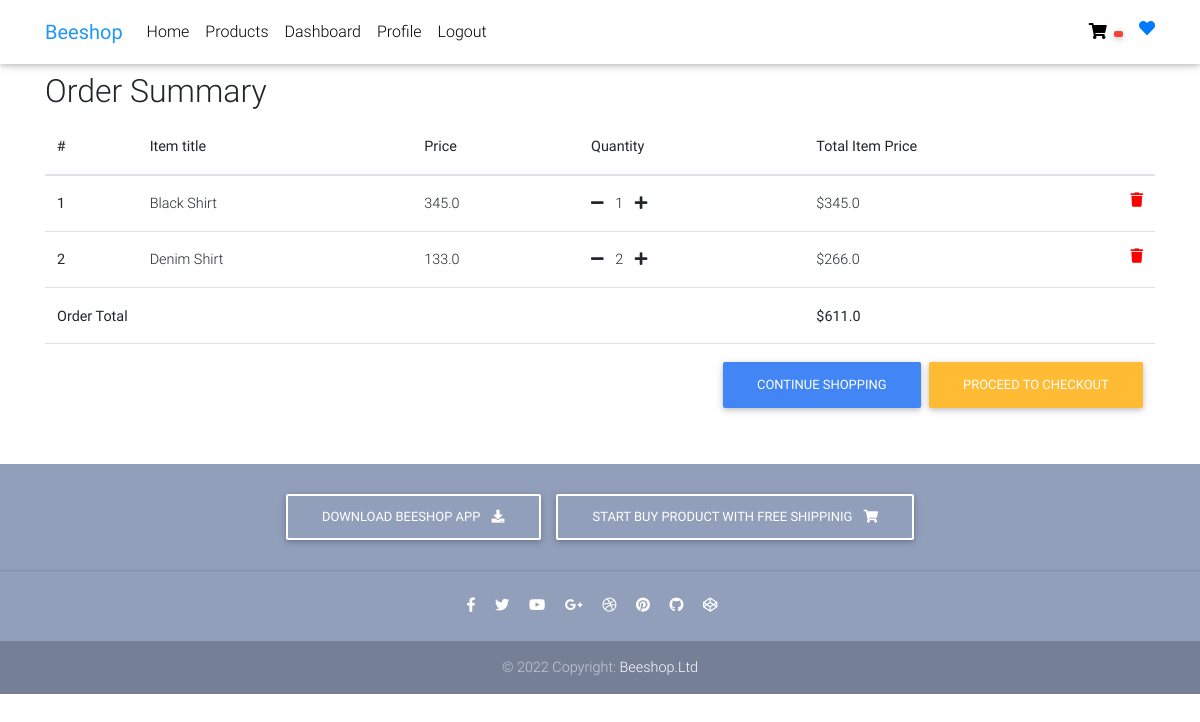
/order-summary/ (signed in), run on an earlier commit of the app's database.
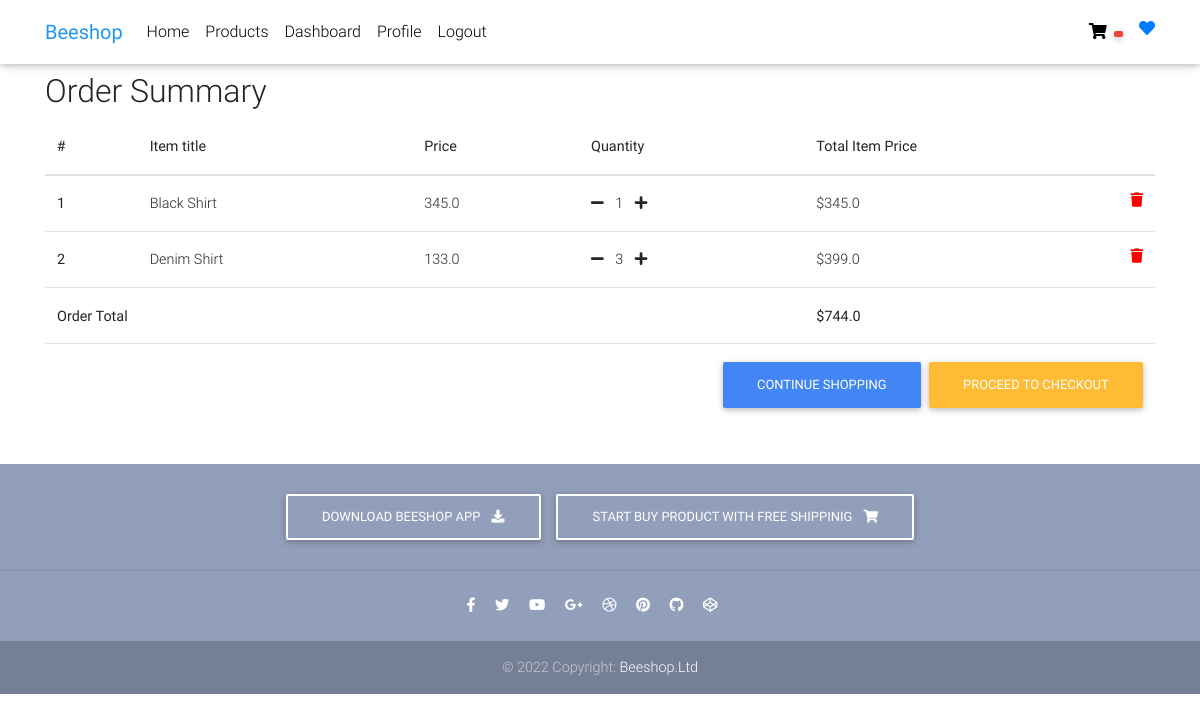
And on a later commit of the database.
### shop/models.py (models this page shows, shortened)
class OrderItem(models.Model):
    user = models.ForeignKey(settings.AUTH_USER_MODEL,
                             on_delete=models.CASCADE)
    ordered = models.BooleanField(default=False)
    item = models.ForeignKey(Item, on_delete=models.CASCADE)
    quantity = models.PositiveIntegerField(default=1)
    favourite = models.BooleanField(blank=True, default=False)
    def get_total_item_price(self):
        return self.quantity * self.item.price
    def get_final_price(self):
        if self.item.discount_price:
            return self.get_total_discount_item_price()
        return self.get_total_item_price()

class Item(models.Model):
    title = models.CharField(max_length=100)
    price = models.FloatField()
    discount_price = models.FloatField(blank=True, null=True)
    category = models.CharField(choices=CATEGORY_CHOICES, max_length=2)
    label = models.CharField(choices=LABEL_CHOICES, max_length=1)
    slug = models.SlugField()
    description = models.TextField()
    image = models.ImageField()
    favourite = models.BooleanField(blank=True, default=False)

class Order(models.Model):
    user = models.ForeignKey(settings.AUTH_USER_MODEL,
                             on_delete=models.CASCADE)
    ref_code = models.CharField(max_length=20, blank=True, null=True)
    items = models.ManyToManyField(OrderItem)
    start_date = models.DateTimeField(auto_now_add=True)
    ordered_date = models.DateTimeField()
    ordered = models.BooleanField(default=False)
    shipping_address = models.ForeignKey(
        'Address', related_name='shipping_address', on_delete=models.SET_NULL, blank=True, null=True)
    billing_address = models.ForeignKey(
        'Address', related_name='billing_address', on_delete=models.SET_NULL, blank=True, null=True)
    payment = models.ForeignKey(
        'Payment', on_delete=models.SET_NULL, blank=True, null=True)
    coupon = models.ForeignKey(
        'Coupon', on_delete=models.SET_NULL, blank=True, null=True)
    being_delivered = models.BooleanField(default=False)
    received = models.BooleanField(default=False)
    refund_requested = models.BooleanField(default=False)
    refund_granted = models.BooleanField(default=False)
    '''
    1. Item added to cart
    2. Adding a billing address
    (Failed checkout)
    3. Payment
    (Preprocessing, processing, packaging etc.)
    4. Being delivered
    5. Received
    6. Refunds
    '''
    def get_total(self):
        total = 0
        for order_item in self.items.all():
            total += order_item.get_final_price()
        if self.coupon:
            total -= self.coupon.amount
        return total

### shop/views.py (the view)
# urls.py: path('order-summary/', OrderSummaryView.as_view(), name='order-summary'),
class OrderSummaryView(LoginRequiredMixin, View):
    def get(self, *args, **kwargs):
        try:
            order = Order.objects.get(user=self.request.user, ordered=False)
            context = {
                'object': order
            }
            return render(self.request, 'order_summary.html', context)
        except ObjectDoesNotExist:
            messages.warning(self.request, "You do not have an active order")
            return redirect("/")

### templates/order_summary.html (shortened to what this page needs)
{% extends "base.html" %} {% block content %}
<main>
  <div class="container">
    <div class="table-responsive text-nowrap">
      <h2>Order Summary</h2>
      <table class="table">
        <thead>
          <tr>
            <th scope="col">#</th>
            <th scope="col">Item title</th>
            <th scope="col">Price</th>
            <th scope="col">Quantity</th>
            <th scope="col">Total Item Price</th>
          </tr>
        </thead>
        <tbody>
          {% for order_item in object.items.all %}
          <tr>
            <th scope="row">{{ forloop.counter }}</th>
            <td>{{ order_item.item.title }}</td>
            <td>{{ order_item.item.price }}</td>
            <td>
              <a
                href="{% url 'shop:remove-single-item-from-cart' order_item.item.slug %}"
                ><i class="fas fa-minus mr-2"></i
              ></a>
              {{ order_item.quantity }}
              <a href="{% url 'shop:add-to-cart' order_item.item.slug %}"
                ><i class="fas fa-plus ml-2"></i
              ></a>
            </td>
            <td>
              {% if order_item.item.discount_price %} ${{
              order_item.get_total_discount_item_price }}
              <span class="badge badge-primary"
                >Saving ${{ order_item.get_amount_saved }}</span
              >
              {% else %} ${{ order_item.get_total_item_price }} {% endif %}
              <a
                style="color: red"
                href="{% url 'shop:remove-from-cart' order_item.item.slug %}"
              >
                <i class="fas fa-trash float-right"></i>
              </a>
            </td>
          </tr>
          {% endfor %}  {% if object.get_total %}
          <tr>
            <td colspan="4"><b>Order Total</b></td>
            <td><b>${{ object.get_total }}</b></td>
          </tr>
          <tr>
            <td colspan="5">
              <a class="btn btn-warning float-right ml-2" href="{% url 'shop:payment' %}"
                >Proceed to checkout</a
              >
              <a class="btn btn-primary float-right" href="/"
                >Continue shopping</a
              >
            </td>
          </tr>
          {% endif %}
        </tbody>
      </table>
    </div>
  </div>
</main>
{% endblock content %}

What changed in the data, as far as the page shows it:
changed OrderItem "Denim Shirt": quantity "2" → "3"; get_total_item_price "266.0" → "399.0"
changed through a linked row, Order: get_total "611.0" → "744.0"
